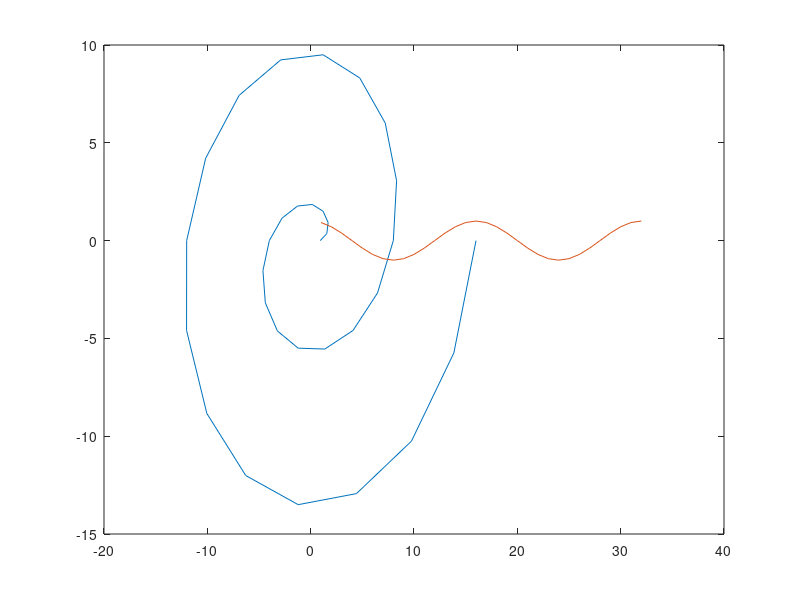

The MATLAB source for this figure:
clear all
close all
clc

format long 

k = 2; % second harmonic
N = 32; % 32 samples 

in_cos = -2*cos(2*pi*k/N)

Wkn = -exp(-j*2*pi*k/N);

angleVector = linspace(2*pi/N, 2*pi, 32);
signal = cos(2*angleVector);

time = [];

signals = struct('values',signal);

data_to_test = struct('time',time,'signals',signals);

Ts = 1e-3

signal_filtered = filter([1 Wkn 0],[1 in_cos 1],signal);

signal_filtered(end)

plot(signal_filtered)
hold on
plot(signal)

fft(signal)